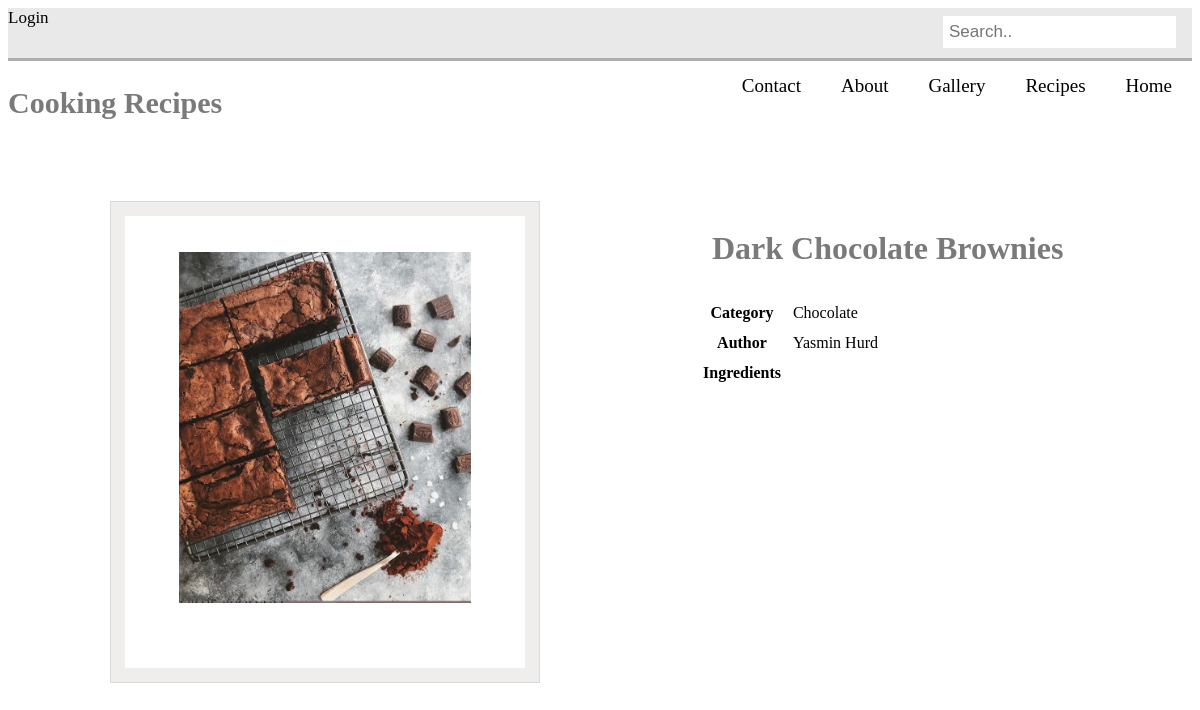
Page /details.php?id=1 on the committed database.
### tables this page shows
CREATE TABLE `recipes` (
  `recipeID` int(11) NOT NULL,
  `recipe_name` text NOT NULL,
  `author` text NOT NULL,
  `img` text DEFAULT NULL,
  `ingredients` mediumtext DEFAULT NULL,
  `author_id` int(11) NOT NULL
);

CREATE TABLE `category` (
  `categoryID` int(11) NOT NULL,
  `category` text NOT NULL
);

### inc/functions.php (called while the page is built, shortened)
<?php
function full_catalog_array(){
    include("admin/inc/db.php");
    try {
        $results = $pdo->query("SELECT category, recipe_name, author, img, ingredients FROM recipes INNER JOIN category, recipecategory WHERE recipes.recipeID = recipecategory.recipeid AND category.categoryID = recipecategory.categoryid");
    }catch(Exception $e){
        echo "Unable to retrieve results";
    }
    $catalog_array = ($results->fetchAll(PDO::FETCH_ASSOC));
    return $catalog_array;
}

### details.php (the view, shortened to what this page needs)
<?php
include("inc/functions.php");
$catalog_array = full_catalog_array();
if(isset($_GET["id"])){
    $id = $_GET["id"];
    if(isset($catalog_array[$id])){
        $item =$catalog_array[$id];
    }
}
include("header.php");
?>
<div class = "section page">
    <div class ="wrapper">
        <div class ="media-picture">
        <span>
        <img src="<?php echo $item["img"];?> " alt="<?php echo $item["recipe_name"];?>">
        </span>
        </div>
    </div>
    <div class= "media-details">
        <h1><?php echo $item["recipe_name"];?></h1>
        <table>
            <tr>
                <th>Category</th>
                <td><?php echo $item["category"];?></td>
            </tr>
            <tr>
                <th>Author</th>
                <td><?php echo $item["author"];?></td>
            </tr>
            <tr>
                <th>Ingredients</th>
                <td><?php echo $item["ingredients"];?></td>
            </tr>
    </div>
</div>

### header.php (shortened to what this page needs)
<!DOCTYPE html>
<html>
<head>
 <link rel="stylesheet" href="css/stylesheet.css" type="text/css">
</head>
<body>
    <div id="topnav">
        <a href="login.php">Login</a>
        <input type ="text" id="search-bar" placeholder="Search..">
    </div>
    <div id="midnav">
        <h2 id = "header">Cooking Recipes</h2>
        <a href ="index.php">Home</a>
        <a href ="catalog.php">Recipes</a>
        <a href ="#">Gallery</a>
        <a href ="#">About</a>
        <a href ="#">Contact</a>
    </div>

### css/stylesheet.css (style rules this page uses)
#topnav { overflow: hidden; background-color: #e9e9e9; height:50px; border-bottom:#adadad solid; }
#topnav a { float: left; display:block; color: black; text-align: center; padding: 14px, 16px; text-decoration: none; font-size: 17px; }
#search-bar { float: right; padding: 6px; border: none; margin-top: 8px; margin-right: 16px; font-size: 17px; }
#midnav { overflow: hidden; }
#midnav a { float: right; display: block; color: black; text-align: center; padding: 14px 20px; text-decoration: none; font-size: 19px; }
#midnav h2 { float: left; display: block; color: #7a7a7a; text-align: center; padding: 14px, 16px; font-size: 30px; }
.wrapper { width: 980px; margin: 0 auto; }
.media-picture { float: left; width: 400px; text-align: center; border: 1px solid #d9d9d9; padding: 14px; background: #f0eeed; }
.media-picture span { background: white; display: block; width: 100%; padding: 36px 0 61px; }
.media-picture img { width: 292px; }
.media-details { width: 460px; float:right; margin: 0px 36px; }
td,th { padding: 5px 5px; }
.section { margin:0; padding-top: 56px; }
a:link { text-decoration: none; }
a { color: black; text-decoration: none; }
h1 { color: #7a7a7a; padding: 8px 16px; }

### rows in the picture
recipes: img (picture), recipe_name "Dark Chocolate Brownies", author "Yasmin Hurd"
category: category "Chocolate"
